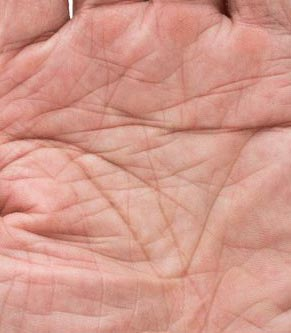
#> input picture palm_test.jpg, 291 x 333 px, found by its file name
$ python Line_extraction.py
#> lines starting #> are read from the running program, lines starting #| are printed output that depends on the picture
import cv2
import photohash
#读取掌纹图片
image = cv2.imread("/Users/yusi/Desktop/cv_palm/palm_test.jpg")
#> image is the input picture: shape (333, 291, 3); mean B, G, R 139.4, 152.8, 211.5
cv2.imshow("palm",image) #to view the palm in python
#转化为灰度图
gray = cv2.cvtColor(image,cv2.COLOR_BGR2GRAY)
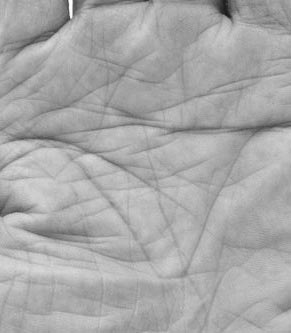
#> gray: shape (333, 291); min 23, max 254, mean 168.8
#提取边缘
edges = cv2.Canny(gray,65,180,apertureSize = 3)
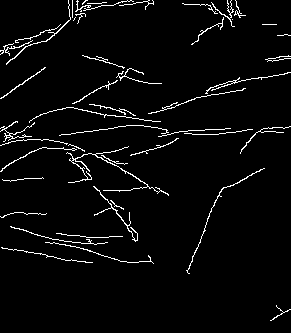
#> edges: shape (333, 291); 3.7% white in thin lines or dots

#转换成白底黑纹
lines = cv2.bitwise_not(edges)
#> lines: shape (333, 291); 96.3% white; black in thin lines or dots

#保存图片
cv2.imwrite("../pic/palmlines1.jpg", lines)

# [8 lines of commented-out code are left out]
